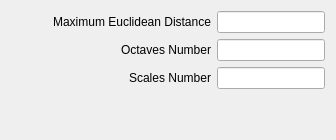
                <widget class="QWidget" name="tab_6">
                 <attribute name="title">
                  <string>Surf</string>
                 </attribute>
                 <layout class="QGridLayout" name="gridLayout_15">
                  <item row="2" column="0">
                   <layout class="QHBoxLayout" name="horizontalLayout_16">
                    <item>
                     <widget class="QLabel" name="label_25">
                      <property name="minimumSize">
                       <size>
                        <width>200</width>
                        <height>0</height>
                       </size>
                      </property>
                      <property name="maximumSize">
                       <size>
                        <width>200</width>
                        <height>16777215</height>
                       </size>
                      </property>
                      <property name="toolTip">
                       <string>The number of sub-sampling scales to generate (minimum:3)</string>
                      </property>
                      <property name="text">
                       <string>Scales Number</string>
                      </property>
                      <property name="alignment">
                       <set>Qt::AlignRight|Qt::AlignTrailing|Qt::AlignVCenter</set>
                      </property>
                     </widget>
                    </item>
                    <item>
                     <widget class="QLineEdit" name="m_scalesNumberLineEdit">
                      <property name="toolTip">
                       <string>The number of sub-sampling scales to generate (minimum:3)</string>
                      </property>
                     </widget>
                    </item>
                   </layout>
                  </item>
                  <item row="0" column="0">
                   <layout class="QHBoxLayout" name="horizontalLayout_11">
                    <item>
                     <widget class="QLabel" name="label_23">
                      <property name="minimumSize">
                       <size>
                        <width>200</width>
                        <height>0</height>
                       </size>
                      </property>
                      <property name="maximumSize">
                       <size>
                        <width>200</width>
                        <height>16777215</height>
                       </size>
                      </property>
                      <property name="toolTip">
                       <string>The maximum acceptable euclidean distance when matching features (when applicable), valid range: [0,1]</string>
                      </property>
                      <property name="text">
                       <string>Maximum Euclidean Distance</string>
                      </property>
                      <property name="alignment">
                       <set>Qt::AlignRight|Qt::AlignTrailing|Qt::AlignVCenter</set>
                      </property>
                     </widget>
                    </item>
                    <item>
                     <widget class="QLineEdit" name="m_maxNormEuclideanDistLineEdit">
                      <property name="toolTip">
                       <string>The maximum acceptable euclidean distance when matching features (when applicable), valid range: [0,1]</string>
                      </property>
                     </widget>
                    </item>
                   </layout>
                  </item>
                  <item row="1" column="0">
                   <layout class="QHBoxLayout" name="horizontalLayout_15">
                    <item>
                     <widget class="QLabel" name="label_24">
                      <property name="minimumSize">
                       <size>
                        <width>200</width>
                        <height>0</height>
                       </size>
                      </property>
                      <property name="maximumSize">
                       <size>
                        <width>200</width>
                        <height>16777215</height>
                       </size>
                      </property>
                      <property name="toolTip">
                       <string>The number of octaves to generate (Minimum: 1)</string>
                      </property>
                      <property name="text">
                       <string>Octaves Number</string>
                      </property>
                      <property name="alignment">
                       <set>Qt::AlignRight|Qt::AlignTrailing|Qt::AlignVCenter</set>
                      </property>
                     </widget>
                    </item>
                    <item>
                     <widget class="QLineEdit" name="m_octavesNumberLineEdit">
                      <property name="toolTip">
                       <string>The number of octaves to generate (Minimum: 1)</string>
                      </property>
                     </widget>
                    </item>
                   </layout>
                  </item>
                  <item row="3" column="0">
                   <spacer name="verticalSpacer_2">
                    <property name="orientation">
                     <enum>Qt::Vertical</enum>
                    </property>
                    <property name="sizeHint" stdset="0">
                     <size>
                      <width>20</width>
                      <height>40</height>
                     </size>
                    </property>
                   </spacer>
                  </item>
                 </layout>
                </widget>
